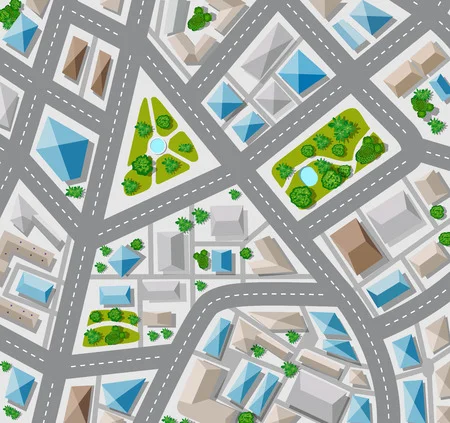
#> input picture mon_image.webp, 450 x 423 px
$ python a.py
#> lines starting #> are read from the running program, lines starting #| are printed output that depends on the picture
import matplotlib.pyplot as plt
import networkx as nx

# Créer un graphe à l'aide de NetworkX
G = nx.Graph()
G.add_nodes_from([1, 2, 3, 4, 5, 6])
G.add_edges_from([(1, 2), (2, 3), (3, 1), (1, 4), (1, 5), (1, 6), (2, 4), (3, 4), (5, 4), (6, 4), (2, 5), (3, 5), (6, 5), (2, 6), (3, 6)])

# Dessiner le graphe à l'aide de Matplotlib
pos = nx.spring_layout(G, k=10)
nx.draw(G, pos, with_labels=True)

# Charger l'image que vous voulez utiliser en tant que fond d'écran
image = plt.imread('mon_image.webp')
#> image is the input picture: shape (423, 450, 3); mean R, G, B 167.3, 176.4, 168.4

# Créer une figure Matplotlib et définir l'image comme fond d'écran
fig, ax = plt.subplots()
ax.imshow(image, extent=[0, 15, 0, 15])

# Ajouter le graphe au-dessus de l'image en utilisant les mêmes coordonnées de position que précédemment
nx.draw(G, pos, ax=ax, node_size=200)

# Afficher le graphe
plt.show()
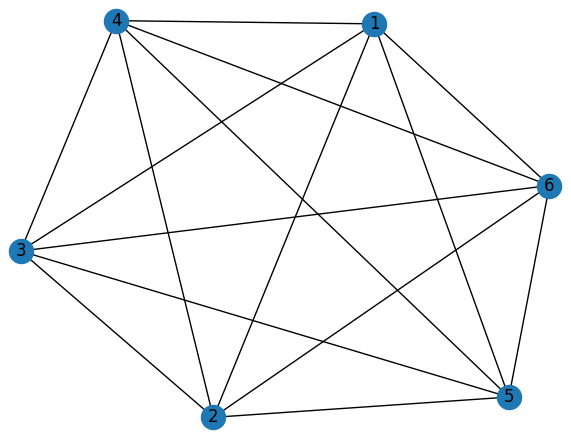
#> figure drawn by matplotlib, 1 panel
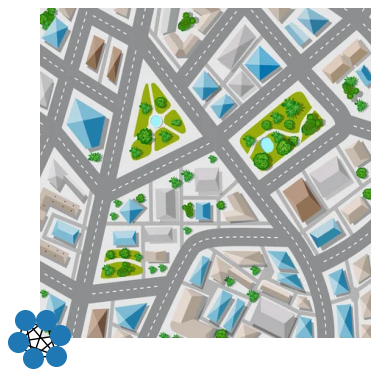
#> figure drawn by matplotlib, 1 panel
